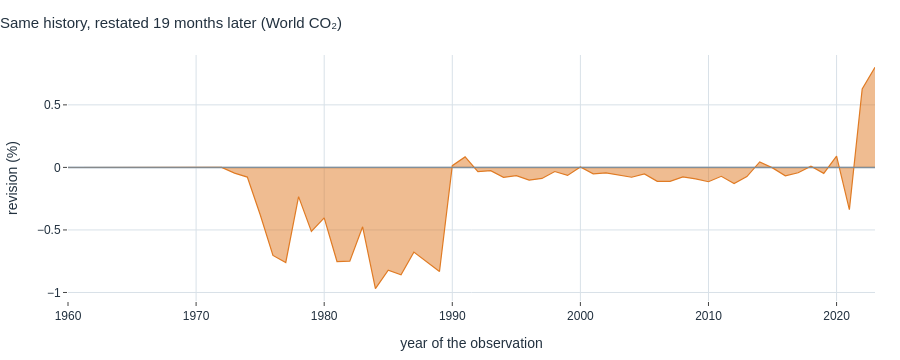

The code cell stored with this chart in its notebook:
### Markdown cell above
<details>
<summary><b>Show the maths: why the recent end is always the worst</b></summary>

National inventories are built from energy statistics that arrive in stages.
Early estimates lean on partial fuel-consumption data and modelled activity;
later releases substitute audited returns. So the revision to year $y$ observed
at vintage $v$ behaves roughly like a decaying function of $v - y$: large when
the observation is fresh, small once the underlying statistics have settled.

The practical consequence is unpleasant. The observations you most want to use
— the recent ones, closest to the decision — are the ones carrying the largest
expected revision. Any backtest that uses a single modern vintage silently
assigns settled, audited values to a period when only provisional ones existed.

</details>

### Code cell
# Where does the churn actually live? Revision to World CO₂, by year of observation.
wa = vintages["2024"].query("country == 'World'").set_index("year")["co2"]
wb = vintages["2026"].query("country == 'World'").set_index("year")["co2"]
rev = ((wb - wa) / wa * 100).dropna().loc[1960:]

fig = go.Figure(go.Scatter(x=rev.index, y=rev.values, fill="tozeroy",
                           line=dict(color=E.COLOURS["orange"], width=1.2), name="revision"))
fig.add_hline(y=0, line_color=E.COLOURS["grey"], line_width=1)
fig.update_layout(title="Same history, restated 19 months later (World CO₂)",
                  xaxis_title="year of the observation", yaxis_title="revision (%)", height=360)
fig.show()

print(f"mean |revision|, 1960–2013:  {rev.loc[1960:2013].abs().mean():.3f}%")
print(f"mean |revision|, 2019–2023:  {rev.loc[2019:2023].abs().mean():.3f}%")

### Figure 1 — Plotly figure (JSON) as saved in the notebook; plotly's stock layout.template omitted (floating-point values rounded to 4 significant figures)
{"data": [{"fill": "tozeroy", "line": {"color": "#E07B24", "width": 1.2}, "name": "revision", "type": "scatter", "x": [1960, 1961, 1962, 1963, 1964, 1965, 1966, 1967, 1968, 1969, 1970, 1971, 1972, 1973, 1974, 1975, 1976, 1977, 1978, 1979, 1980, 1981, 1982, 1983, 1984, 1985, 1986, 1987, 1988, 1989, 1990, 1991, 1992, 1993, 1994, 1995, 1996, 1997, 1998, 1999, 2000, 2001, 2002, 2003, 2004, 2005, 2006, 2007, 2008, 2009, 2010, 2011, 2012, 2013, 2014, 2015, 2016, 2017, 2018, 2019, 2020, 2021, 2022, 2023], "y": [-0.0006392, -0.0005523, -0.0004719, 4.87e-05, 3.695e-05, 1.768e-05, -0.000177, 1.634e-05, -7.749e-05, 9.446e-05, 0.0001007, 5.16e-05, -0.0001109, -0.04571, -0.07736, -0.3769, -0.7039, -0.76, -0.2336, -0.5122, -0.404, -0.7525, -0.7491, -0.4746, -0.9698, -0.8224, -0.8582, -0.6771, -0.7533, -0.8327, 0.01389, 0.08406, -0.03439, -0.02599, -0.0798, -0.06563, -0.1018, -0.08845, -0.03318, -0.06421, 0.003642, -0.05173, -0.04391, -0.06071, -0.07852, -0.05215, -0.1118, -0.1122, -0.07651, -0.09165, -0.1146, -0.07115, -0.1294, -0.07319, 0.04401, -0.003872, -0.06727, -0.04248, 0.009741, -0.04772, 0.09025, -0.3376, 0.6273, 0.8004]}], "layout": {"height": 360, "shapes": [{"line": {"color": "#7A8B99", "width": 1}, "type": "line", "x0": 0, "x1": 1, "xref": "x domain", "y0": 0, "y1": 0, "yref": "y"}], "title": {"text": "Same history, restated 19 months later (World CO₂)"}, "xaxis": {"title": {"text": "year of the observation"}}, "yaxis": {"title": {"text": "revision (%)"}}}}
